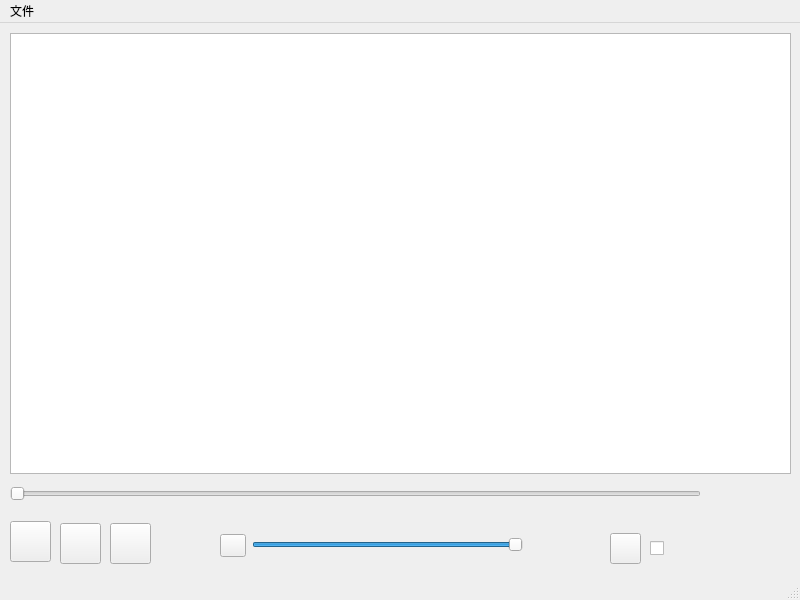
<?xml version="1.0" encoding="UTF-8"?>
<ui version="4.0">
 <class>MainWindow</class>
 <widget class="QMainWindow" name="MainWindow">
  <property name="geometry">
   <rect>
    <x>0</x>
    <y>0</y>
    <width>800</width>
    <height>600</height>
   </rect>
  </property>
  <property name="minimumSize">
   <size>
    <width>800</width>
    <height>600</height>
   </size>
  </property>
  <property name="maximumSize">
   <size>
    <width>800</width>
    <height>600</height>
   </size>
  </property>
  <property name="windowTitle">
   <string>MusicPlayer</string>
  </property>
  <property name="windowIcon">
   <iconset resource="icon.qrc">
    <normaloff>:/icon/res/logo.png</normaloff>:/icon/res/logo.png</iconset>
  </property>
  <widget class="QWidget" name="centralwidget">
   <widget class="QListWidget" name="musicList">
    <property name="geometry">
     <rect>
      <x>10</x>
      <y>10</y>
      <width>781</width>
      <height>441</height>
     </rect>
    </property>
    <property name="minimumSize">
     <size>
      <width>781</width>
      <height>441</height>
     </size>
    </property>
    <property name="maximumSize">
     <size>
      <width>781</width>
      <height>441</height>
     </size>
    </property>
   </widget>
   <widget class="QSlider" name="positionSlider">
    <property name="geometry">
     <rect>
      <x>10</x>
      <y>460</y>
      <width>691</width>
      <height>21</height>
     </rect>
    </property>
    <property name="minimumSize">
     <size>
      <width>691</width>
      <height>21</height>
     </size>
    </property>
    <property name="maximumSize">
     <size>
      <width>691</width>
      <height>21</height>
     </size>
    </property>
    <property name="styleSheet">
     <string notr="true">#positionSlider{
color:rgba(255, 255, 255, 0);
}</string>
    </property>
    <property name="maximum">
     <number>1</number>
    </property>
    <property name="value">
     <number>0</number>
    </property>
    <property name="orientation">
     <enum>Qt::Horizontal</enum>
    </property>
   </widget>
   <widget class="QLabel" name="LabRatio">
    <property name="geometry">
     <rect>
      <x>710</x>
      <y>460</y>
      <width>81</width>
      <height>21</height>
     </rect>
    </property>
    <property name="minimumSize">
     <size>
      <width>0</width>
      <height>0</height>
     </size>
    </property>
    <property name="maximumSize">
     <size>
      <width>81</width>
      <height>21</height>
     </size>
    </property>
    <property name="text">
     <string/>
    </property>
   </widget>
   <widget class="QWidget" name="layoutWidget">
    <property name="geometry">
     <rect>
      <x>220</x>
      <y>510</y>
      <width>381</width>
      <height>25</height>
     </rect>
    </property>
    <property name="minimumSize">
     <size>
      <width>381</width>
      <height>25</height>
     </size>
    </property>
    <property name="maximumSize">
     <size>
      <width>381</width>
      <height>25</height>
     </size>
    </property>
    <layout class="QHBoxLayout" name="volumeWidget">
     <item>
      <widget class="QToolButton" name="volumeBtn">
       <property name="minimumSize">
        <size>
         <width>26</width>
         <height>23</height>
        </size>
       </property>
       <property name="maximumSize">
        <size>
         <width>26</width>
         <height>23</height>
        </size>
       </property>
       <property name="text">
        <string/>
       </property>
       <property name="icon">
        <iconset resource="icon.qrc">
         <normaloff>:/icon/res/MD_Volume_up.png</normaloff>:/icon/res/MD_Volume_up.png</iconset>
       </property>
       <property name="iconSize">
        <size>
         <width>25</width>
         <height>25</height>
        </size>
       </property>
      </widget>
     </item>
     <item>
      <widget class="QSlider" name="volumeSlider">
       <property name="minimumSize">
        <size>
         <width>271</width>
         <height>16</height>
        </size>
       </property>
       <property name="maximumSize">
        <size>
         <width>271</width>
         <height>16</height>
        </size>
       </property>
       <property name="maximum">
        <number>100</number>
       </property>
       <property name="value">
        <number>100</number>
       </property>
       <property name="orientation">
        <enum>Qt::Horizontal</enum>
       </property>
      </widget>
     </item>
     <item>
      <widget class="QLabel" name="volumeLab">
       <property name="minimumSize">
        <size>
         <width>70</width>
         <height>23</height>
        </size>
       </property>
       <property name="maximumSize">
        <size>
         <width>70</width>
         <height>23</height>
        </size>
       </property>
       <property name="text">
        <string/>
       </property>
      </widget>
     </item>
    </layout>
   </widget>
   <widget class="QToolButton" name="playModeBtn">
    <property name="geometry">
     <rect>
      <x>610</x>
      <y>510</y>
      <width>31</width>
      <height>31</height>
     </rect>
    </property>
    <property name="font">
     <font>
      <family>Ubuntu</family>
     </font>
    </property>
    <property name="text">
     <string/>
    </property>
    <property name="icon">
     <iconset resource="icon.qrc">
      <normaloff>:/icon/res/UI_Loop.png</normaloff>:/icon/res/UI_Loop.png</iconset>
    </property>
    <property name="iconSize">
     <size>
      <width>35</width>
      <height>35</height>
     </size>
    </property>
   </widget>
   <widget class="QCheckBox" name="listView">
    <property name="enabled">
     <bool>true</bool>
    </property>
    <property name="geometry">
     <rect>
      <x>650</x>
      <y>510</y>
      <width>51</width>
      <height>31</height>
     </rect>
    </property>
    <property name="text">
     <string/>
    </property>
    <property name="icon">
     <iconset resource="icon.qrc">
      <normaloff>:/icon/res/UI_PlayerList.png</normaloff>:/icon/res/UI_PlayerList.png</iconset>
    </property>
    <property name="iconSize">
     <size>
      <width>35</width>
      <height>35</height>
     </size>
    </property>
    <property name="checkable">
     <bool>true</bool>
    </property>
    <property name="checked">
     <bool>false</bool>
    </property>
   </widget>
   <widget class="QLabel" name="labelInfo">
    <property name="geometry">
     <rect>
      <x>470</x>
      <y>20</y>
      <width>311</width>
      <height>421</height>
     </rect>
    </property>
    <property name="minimumSize">
     <size>
      <width>0</width>
      <height>421</height>
     </size>
    </property>
    <property name="text">
     <string/>
    </property>
   </widget>
   <widget class="QLabel" name="labelPicture">
    <property name="geometry">
     <rect>
      <x>20</x>
      <y>20</y>
      <width>421</width>
      <height>421</height>
     </rect>
    </property>
    <property name="minimumSize">
     <size>
      <width>421</width>
      <height>421</height>
     </size>
    </property>
    <property name="maximumSize">
     <size>
      <width>421</width>
      <height>421</height>
     </size>
    </property>
    <property name="text">
     <string/>
    </property>
   </widget>
   <widget class="QLabel" name="labelMask">
    <property name="geometry">
     <rect>
      <x>20</x>
      <y>20</y>
      <width>421</width>
      <height>421</height>
     </rect>
    </property>
    <property name="minimumSize">
     <size>
      <width>421</width>
      <height>421</height>
     </size>
    </property>
    <property name="maximumSize">
     <size>
      <width>421</width>
      <height>421</height>
     </size>
    </property>
    <property name="text">
     <string/>
    </property>
    <property name="pixmap">
     <pixmap resource="icon.qrc">:/icon/res/Mask.png</pixmap>
    </property>
   </widget>
   <widget class="QPushButton" name="next">
    <property name="geometry">
     <rect>
      <x>110</x>
      <y>500</y>
      <width>41</width>
      <height>41</height>
     </rect>
    </property>
    <property name="minimumSize">
     <size>
      <width>0</width>
      <height>0</height>
     </size>
    </property>
    <property name="maximumSize">
     <size>
      <width>16777215</width>
      <height>16777215</height>
     </size>
    </property>
    <property name="toolTip">
     <string>&lt;html&gt;&lt;head/&gt;&lt;body&gt;&lt;p&gt;下一个&lt;/p&gt;&lt;/body&gt;&lt;/html&gt;</string>
    </property>
    <property name="styleSheet">
     <string notr="true">color: rgb(239, 41, 41);</string>
    </property>
    <property name="text">
     <string/>
    </property>
    <property name="icon">
     <iconset resource="icon.qrc">
      <normaloff>:/icon/res/UI_Next.png</normaloff>:/icon/res/UI_Next.png</iconset>
    </property>
    <property name="iconSize">
     <size>
      <width>60</width>
      <height>60</height>
     </size>
    </property>
   </widget>
   <widget class="QPushButton" name="playpause">
    <property name="geometry">
     <rect>
      <x>60</x>
      <y>500</y>
      <width>41</width>
      <height>41</height>
     </rect>
    </property>
    <property name="minimumSize">
     <size>
      <width>0</width>
      <height>0</height>
     </size>
    </property>
    <property name="maximumSize">
     <size>
      <width>16777215</width>
      <height>16777215</height>
     </size>
    </property>
    <property name="toolTip">
     <string>&lt;html&gt;&lt;head/&gt;&lt;body&gt;&lt;p&gt;&lt;br/&gt;&lt;/p&gt;&lt;/body&gt;&lt;/html&gt;</string>
    </property>
    <property name="styleSheet">
     <string notr="true"/>
    </property>
    <property name="text">
     <string/>
    </property>
    <property name="icon">
     <iconset resource="icon.qrc">
      <normaloff>:/icon/res/UI_Play.png</normaloff>:/icon/res/UI_Play.png</iconset>
    </property>
    <property name="iconSize">
     <size>
      <width>60</width>
      <height>60</height>
     </size>
    </property>
   </widget>
   <widget class="QPushButton" name="previous">
    <property name="geometry">
     <rect>
      <x>10</x>
      <y>498</y>
      <width>41</width>
      <height>41</height>
     </rect>
    </property>
    <property name="sizePolicy">
     <sizepolicy hsizetype="Fixed" vsizetype="Fixed">
      <horstretch>0</horstretch>
      <verstretch>0</verstretch>
     </sizepolicy>
    </property>
    <property name="minimumSize">
     <size>
      <width>0</width>
      <height>0</height>
     </size>
    </property>
    <property name="maximumSize">
     <size>
      <width>16777215</width>
      <height>16777215</height>
     </size>
    </property>
    <property name="toolTip">
     <string>&lt;html&gt;&lt;head/&gt;&lt;body&gt;&lt;p&gt;上一个&lt;/p&gt;&lt;/body&gt;&lt;/html&gt;</string>
    </property>
    <property name="text">
     <string/>
    </property>
    <property name="icon">
     <iconset resource="icon.qrc">
      <normaloff>:/icon/res/UI_Previous.png</normaloff>:/icon/res/UI_Previous.png</iconset>
    </property>
    <property name="iconSize">
     <size>
      <width>60</width>
      <height>60</height>
     </size>
    </property>
    <property name="checkable">
     <bool>false</bool>
    </property>
   </widget>
  </widget>
  <widget class="QMenuBar" name="menubar">
   <property name="geometry">
    <rect>
     <x>0</x>
     <y>0</y>
     <width>800</width>
     <height>28</height>
    </rect>
   </property>
   <widget class="QMenu" name="menuFile">
    <property name="title">
     <string>文件</string>
    </property>
    <addaction name="addmusic"/>
    <addaction name="removemusic"/>
    <addaction name="cleanmusic"/>
   </widget>
   <widget class="QMenu" name="menumore">
    <property name="title">
     <string/>
    </property>
    <property name="icon">
     <iconset resource="icon.qrc">
      <normaloff>:/icon/res/menu.png</normaloff>:/icon/res/menu.png</iconset>
    </property>
    <addaction name="about"/>
   </widget>
   <addaction name="menuFile"/>
   <addaction name="menumore"/>
  </widget>
  <widget class="QStatusBar" name="statusbar"/>
  <action name="addmusic">
   <property name="icon">
    <iconset resource="icon.qrc">
     <normaloff>:/icon/res/MD_Add.png</normaloff>:/icon/res/MD_Add.png</iconset>
   </property>
   <property name="text">
    <string>添加</string>
   </property>
  </action>
  <action name="removemusic">
   <property name="icon">
    <iconset resource="icon.qrc">
     <normaloff>:/icon/res/MD_Remove.png</normaloff>:/icon/res/MD_Remove.png</iconset>
   </property>
   <property name="text">
    <string>删除</string>
   </property>
  </action>
  <action name="cleanmusic">
   <property name="icon">
    <iconset resource="icon.qrc">
     <normaloff>:/icon/res/MD_Clear.png</normaloff>:/icon/res/MD_Clear.png</iconset>
   </property>
   <property name="text">
    <string>清空</string>
   </property>
  </action>
  <action name="about">
   <property name="icon">
    <iconset resource="icon.qrc">
     <normaloff>:/icon/res/menu.png</normaloff>:/icon/res/menu.png</iconset>
   </property>
   <property name="text">
    <string>关于</string>
   </property>
   <property name="iconVisibleInMenu">
    <bool>false</bool>
   </property>
  </action>
 </widget>
 <resources>
  <include location="icon.qrc"/>
 </resources>
 <connections/>
</ui>
